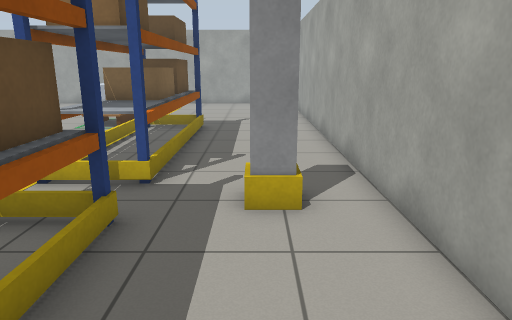
View 1 (above)

17 first-person views from a walk through a world built for the Gazebo simulator. The camera is 1.2 m above the floor, tilts 14° down and sees 70° across. The floor is counted in squares, 0.5 m on a side. Each view is taken from the middle of a square. On the plan, view 1 faces up. The plan holds only what a view shows up to about 20 squares ahead; the rest is blank.

View 2
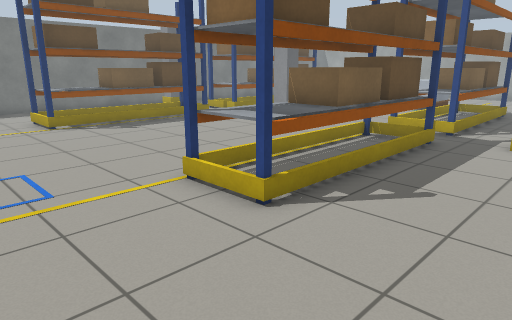

View 3
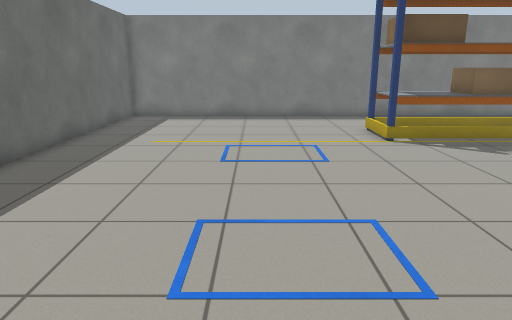

View 4
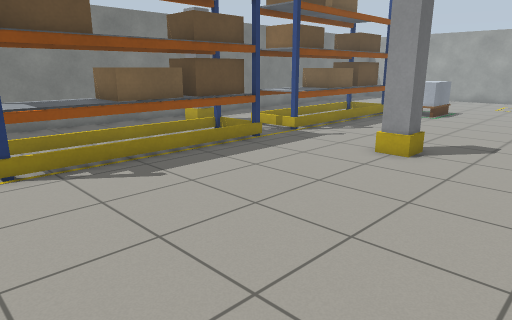

View 5
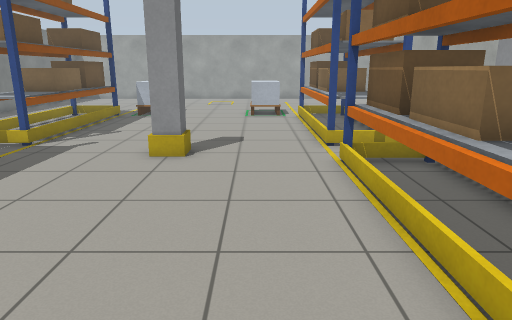

View 6
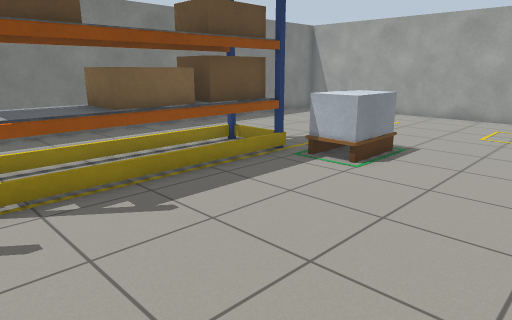

View 7
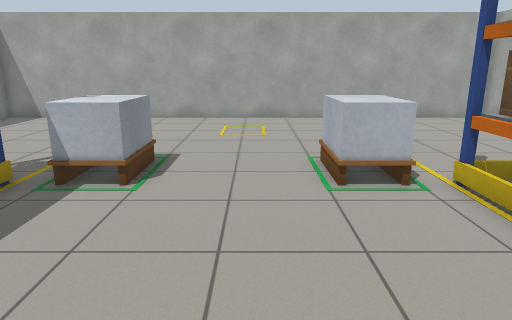

View 8
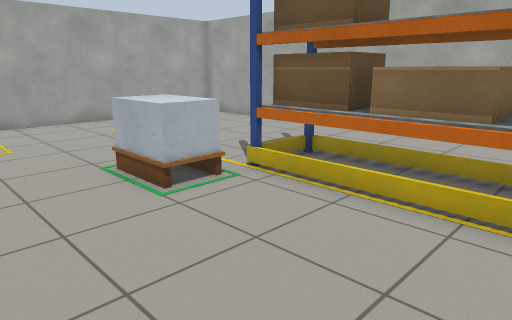

View 9
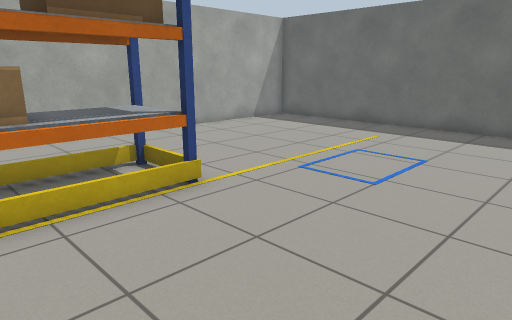

View 10
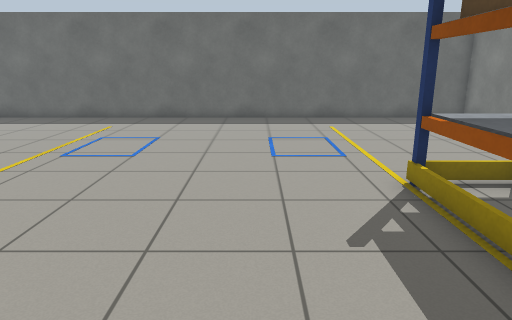

View 11
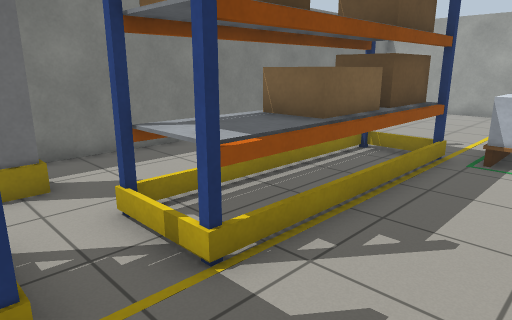

View 12
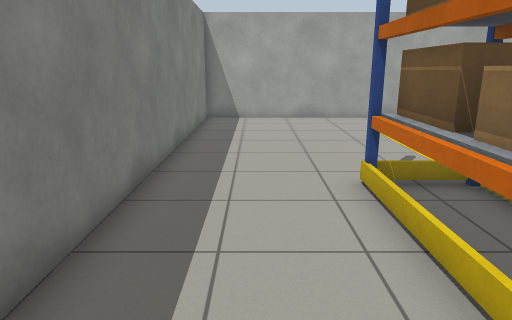

View 13
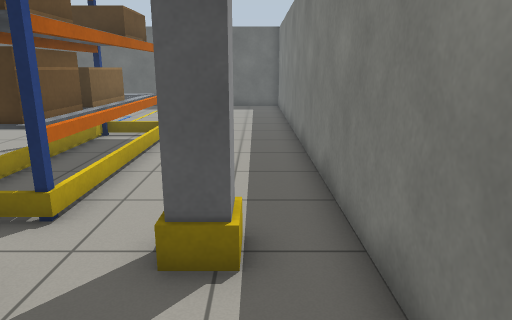

View 14
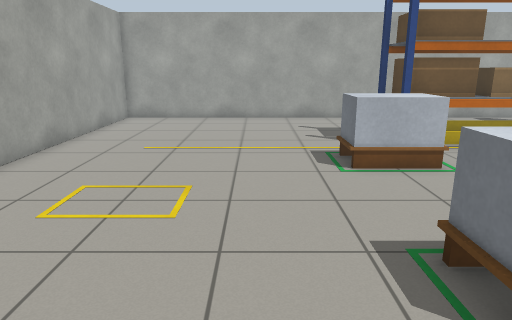

View 15
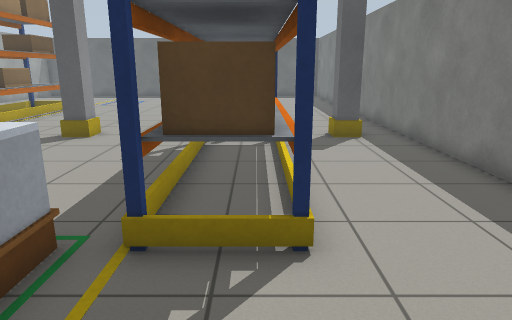

View 16
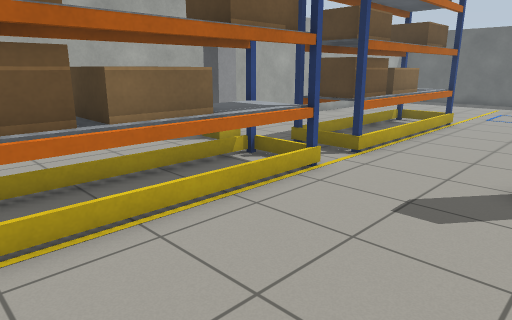

View 17
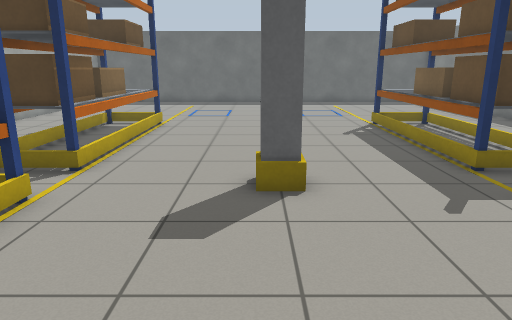

### Floor plan
Points are (right, up) in squares from view 1. A wall is a line through its corners. A room is listed if a view was taken in it or the views show most of it. See-through windows are left out.
Room 1 (views 1, 2, 3, 4, 5, 6, 7, 8, 9, 10, 11, 12, 13, 14, 15, 16, 17)
walls: (-21.5, 26.5) (-21.5, -13.5) (2.5, -13.5) (2.5, 26.5) (-21.5, 26.5)
objects: yellow box (-20, 6) to (-19, 7); rack (-17, -2) to (-14, 5); rack (-17, 8) to (-14, 15); pallet (-13, 16) to (-12, 17); yellow box (-10, 6) to (-9, 7); pallet (-7, 16) to (-6, 17); rack (-5, -2) to (-2, 5); rack (-5, 8) to (-2, 15); yellow box (0, 6) to (1, 7)

Where each view was taken, in squares from view 1:
view 1: 0 up, 0 right, facing up
view 2: 7 down, 2 right, facing up-left
view 3: 7 down, 2 left, facing left
view 4: 4 down, 5 left, facing up-left
view 5: 4 down, 7 left, facing up
view 6: 7 up, 7 left, facing up-left
view 7: 8 up, 9 left, facing up
view 8: 9 up, 11 left, facing up-right
view 9: 2 up, 11 left, facing down-right
view 10: 5 up, 11 left, facing down
view 11: 5 up, 11 left, facing up-left
view 12: 8 up, 19 left, facing up
view 13: 11 up, 20 left, facing down
view 14: 20 up, 16 left, facing right
view 15: 20 up, 16 left, facing down
view 16: 15 up, 10 left, facing down-right
view 17: 14 up, 9 left, facing down
